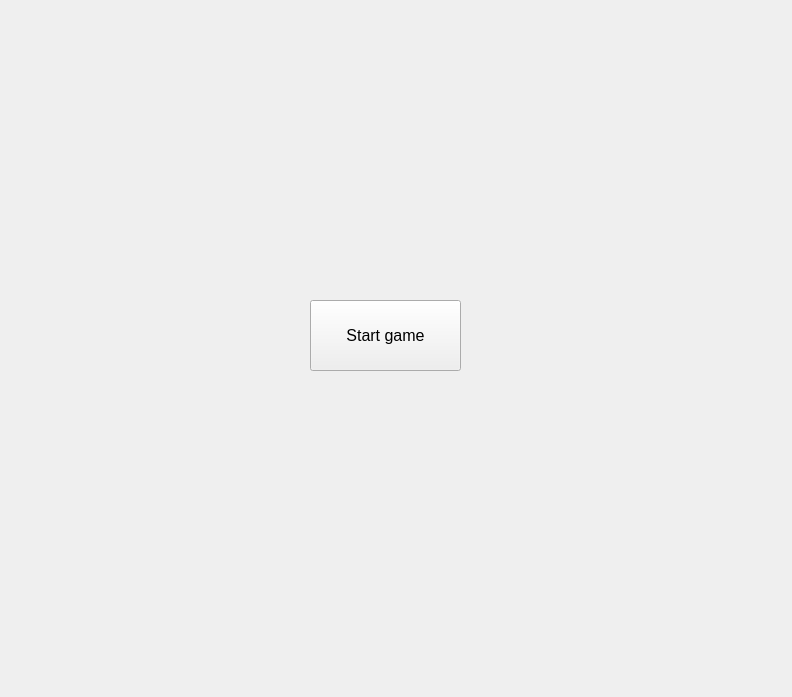
<?xml version="1.0" encoding="UTF-8"?>
<ui version="4.0">
 <class>MainWindow</class>
 <widget class="QMainWindow" name="MainWindow">
  <property name="enabled">
   <bool>true</bool>
  </property>
  <property name="geometry">
   <rect>
    <x>0</x>
    <y>0</y>
    <width>792</width>
    <height>697</height>
   </rect>
  </property>
  <property name="windowTitle">
   <string>MainWindow</string>
  </property>
  <widget class="QWidget" name="centralwidget">
   <widget class="QStackedWidget" name="stackedWidget">
    <property name="geometry">
     <rect>
      <x>0</x>
      <y>10</y>
      <width>791</width>
      <height>721</height>
     </rect>
    </property>
    <property name="currentIndex">
     <number>0</number>
    </property>
    <widget class="QWidget" name="start_and_win_page">
     <widget class="QLabel" name="Win_message">
      <property name="geometry">
       <rect>
        <x>160</x>
        <y>140</y>
        <width>451</width>
        <height>71</height>
       </rect>
      </property>
      <property name="font">
       <font>
        <pointsize>15</pointsize>
       </font>
      </property>
      <property name="text">
       <string/>
      </property>
      <property name="alignment">
       <set>Qt::AlignCenter</set>
      </property>
     </widget>
     <widget class="QPushButton" name="Start_Button">
      <property name="enabled">
       <bool>true</bool>
      </property>
      <property name="geometry">
       <rect>
        <x>310</x>
        <y>290</y>
        <width>151</width>
        <height>71</height>
       </rect>
      </property>
      <property name="font">
       <font>
        <pointsize>12</pointsize>
       </font>
      </property>
      <property name="autoFillBackground">
       <bool>false</bool>
      </property>
      <property name="text">
       <string>Start game</string>
      </property>
      <property name="autoDefault">
       <bool>false</bool>
      </property>
      <property name="default">
       <bool>false</bool>
      </property>
      <property name="flat">
       <bool>false</bool>
      </property>
     </widget>
    </widget>
    <widget class="QWidget" name="game_page">
     <widget class="QFrame" name="frame_everything">
      <property name="enabled">
       <bool>true</bool>
      </property>
      <property name="geometry">
       <rect>
        <x>70</x>
        <y>150</y>
        <width>651</width>
        <height>471</height>
       </rect>
      </property>
      <property name="font">
       <font>
        <pointsize>7</pointsize>
       </font>
      </property>
      <property name="frameShape">
       <enum>QFrame::NoFrame</enum>
      </property>
      <property name="frameShadow">
       <enum>QFrame::Raised</enum>
      </property>
      <widget class="QLabel" name="Score_label">
       <property name="enabled">
        <bool>true</bool>
       </property>
       <property name="geometry">
        <rect>
         <x>490</x>
         <y>50</y>
         <width>131</width>
         <height>41</height>
        </rect>
       </property>
       <property name="font">
        <font>
         <pointsize>18</pointsize>
        </font>
       </property>
       <property name="text">
        <string>Score: </string>
       </property>
      </widget>
      <widget class="QLabel" name="quest_label">
       <property name="enabled">
        <bool>true</bool>
       </property>
       <property name="geometry">
        <rect>
         <x>20</x>
         <y>30</y>
         <width>311</width>
         <height>51</height>
        </rect>
       </property>
       <property name="font">
        <font>
         <pointsize>15</pointsize>
        </font>
       </property>
       <property name="text">
        <string>TextLabel</string>
       </property>
      </widget>
      <widget class="QFrame" name="Answer_buttons">
       <property name="geometry">
        <rect>
         <x>40</x>
         <y>200</y>
         <width>241</width>
         <height>211</height>
        </rect>
       </property>
       <property name="font">
        <font>
         <pointsize>10</pointsize>
        </font>
       </property>
       <widget class="QWidget" name="verticalLayoutWidget">
        <property name="geometry">
         <rect>
          <x>20</x>
          <y>10</y>
          <width>211</width>
          <height>191</height>
         </rect>
        </property>
        <layout class="QVBoxLayout" name="verticalLayout">
         <item>
          <widget class="QPushButton" name="Var1">
           <property name="text">
            <string>PushButton</string>
           </property>
          </widget>
         </item>
         <item>
          <widget class="QPushButton" name="Var2">
           <property name="enabled">
            <bool>true</bool>
           </property>
           <property name="text">
            <string>PushButton</string>
           </property>
          </widget>
         </item>
         <item>
          <widget class="QPushButton" name="Var3">
           <property name="enabled">
            <bool>true</bool>
           </property>
           <property name="text">
            <string>PushButton</string>
           </property>
          </widget>
         </item>
         <item>
          <widget class="QPushButton" name="Var4">
           <property name="text">
            <string>PushButton</string>
           </property>
          </widget>
         </item>
        </layout>
       </widget>
      </widget>
     </widget>
    </widget>
   </widget>
  </widget>
 </widget>
 <tabstops>
  <tabstop>Var4</tabstop>
  <tabstop>Var3</tabstop>
  <tabstop>Var2</tabstop>
  <tabstop>Start_Button</tabstop>
 </tabstops>
 <resources/>
 <connections/>
</ui>
